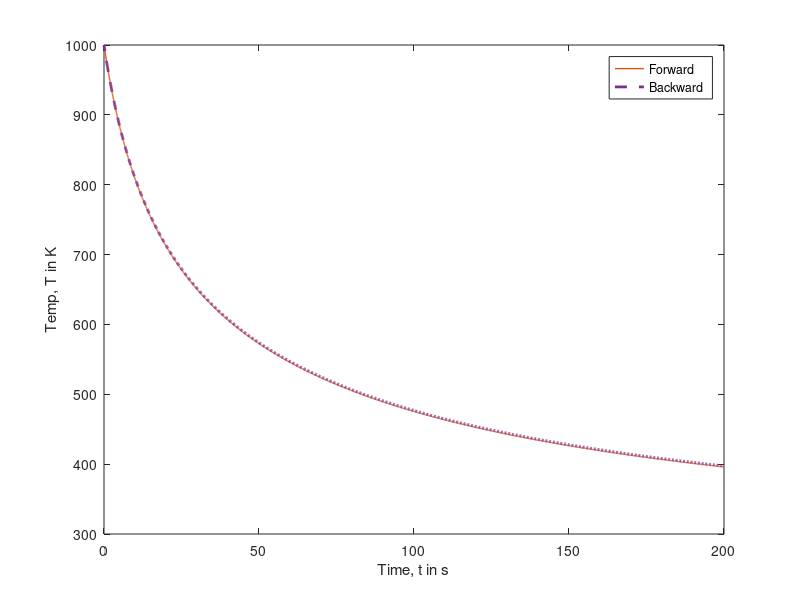

Source code (MATLAB):

% Forward and Backward Euler Methods
function mse = EulerMethod()

	k = -3e-11;
	tf = 200;
	ti = 0;
	step = 0.05;
	n = (tf - ti) / step;
	t = (0 : step : tf)';
	T = zeros(n + 1, 1);
  F = zeros(n + 1, 1);
  B = zeros(n + 1, 1);

	temp_init = 1000;
	temp_final = 300;

	T(1) = temp_init;
	T(n) = temp_final;
  
  % Forward: 
	for i = 1 : n
		dT = k * ((T(i)^4) - (temp_final^4));
		T(i + 1) = T(i) + dT * step;
  end
  F = T;
	plot(t, T, "Color","#D95319", "LineWidth", 1);
  hold on;
  
  % Backward:
  dT = k * ((T(1)^4) - (temp_final^4));
  T(2) = T(1) - (dT * step);
	for i = 1 : n
     dT = k * ((T(i + 1)^4) - (temp_final^4));
     T(i + 1) = T(i) + dT * step;
  end
  B = T;
	plot(t, T, "--", "Color", "#7E2F8E", "LineWidth", 2);
  xlabel("Time, t in s");
  ylabel("Temp, T in K");
  legend("Forward", "Backward");
  hold off;

  mse = sum((F - B).^2) / n;
  
end